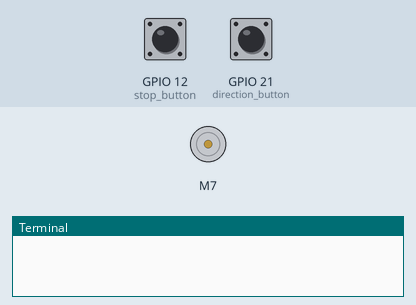
Simulated run of this program. Board: Raspberry Pi (BCM pin numbers). Parts: DC motor (green arrow = forward, orange = backward, longer = faster), the last lines printed to the terminal. The test bench sets the inputs (shaded band); at power-on: GPIO 21 (direction_button) HIGH, GPIO 12 (stop_button) HIGH.

Above: at 1.2 s.
1.3 s: GPIO 21 (direction_button) pulled LOW for 0.15 s
At 2.5 s:
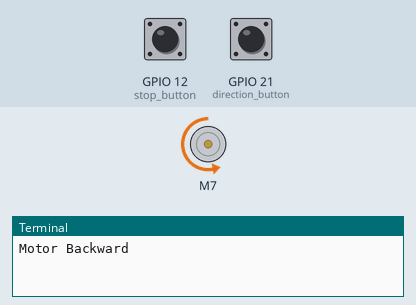
2.9 s: GPIO 21 (direction_button) pulled LOW for 1 s
At 3.9 s:
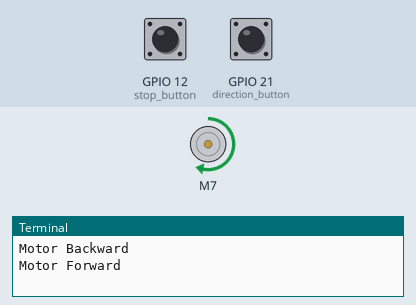
5.4 s: GPIO 12 (stop_button) pulled LOW for 0.15 s
At 5.9 s:
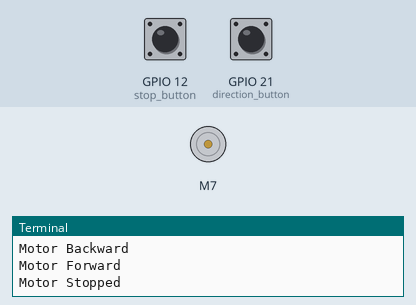
7.0 s: GPIO 21 (direction_button) pulled LOW for 3.2 s
At 7.3 s:
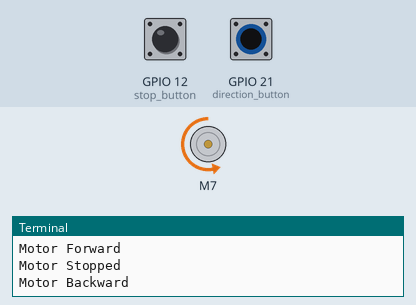
11.7 s: GPIO 12 (stop_button) pulled LOW for 1 s
At 12.2 s:
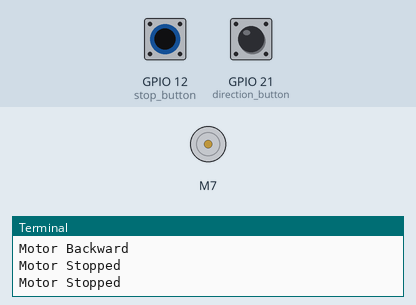
Timing chart, 0 to 14.7 s (numbered marks = the images above; inputs shaded):
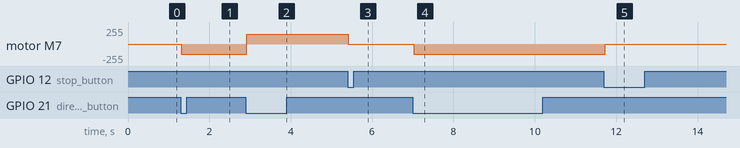

The program:

R25._Button_Controlled_DC_Motor.py
```python
"""
Components Used:
1. Raspberry Pi
2. DC Motor HAT
3. DC Motor
4. Battery Holder with 18650 Batteries
5. Two Push Buttons (Toggle + Stop)
6. Breadboard
7. Jumper Wires
"""

import RPi.GPIO as gpio
from Raspi_MotorHAT import Raspi_MotorHAT
import time

mh = Raspi_MotorHAT(addr=0x6f)  # motor driver init

motor = mh.getMotor(3)
motor.setSpeed(150)  # speed (0–255)

direction_button = 21
stop_button = 12

gpio.setmode(gpio.BCM)
gpio.setup(direction_button, gpio.IN, pull_up_down=gpio.PUD_UP)
gpio.setup(stop_button, gpio.IN, pull_up_down=gpio.PUD_UP)

current_direction = Raspi_MotorHAT.FORWARD
last_state = 1  # for detecting button press

try:
    while True:
        current_state = gpio.input(direction_button)

        if last_state == 1 and current_state == 0:  # press detect
            if current_direction == Raspi_MotorHAT.FORWARD:
                current_direction = Raspi_MotorHAT.BACKWARD
                print("Motor Backward")
            else:
                current_direction = Raspi_MotorHAT.FORWARD
                print("Motor Forward")

            motor.run(current_direction)
            time.sleep(0.2)  # debounce

        last_state = current_state

        if gpio.input(stop_button) == 0:  # stop anytime
            print("Motor Stopped")
            motor.run(Raspi_MotorHAT.RELEASE)
            time.sleep(0.2)

        time.sleep(0.05)

except KeyboardInterrupt:
    motor.run(Raspi_MotorHAT.RELEASE)
    gpio.cleanup()
```

Measured:
- after the input at 1.3 s, motor M7: stopped → backward 150/255 at once
- after the input at 2.9 s, motor M7: backward 150/255 → forward 150/255 at once
- after the input at 5.4 s, motor M7: forward 150/255 → stopped at once
- after the input at 7.0 s, motor M7: stopped → backward 150/255 at once
- after the input at 11.7 s, motor M7: backward 150/255 → stopped at once
